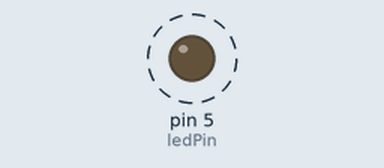
Simulated run of this sketch. Board: Arduino Uno, built with avr-gcc and run on an emulated ATmega328P. Shown: output pins drawn as LEDs (lit = HIGH). Dashed ring = blinking.

Above: at 42.2 s.
Timing chart, 0 to 42.5 s (numbered marks = the images above):
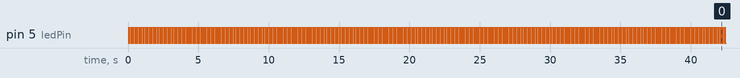

The sketch:

TimerInterruptExample-12MHz.ino
```cpp
const int ledPin = 5;
int timer1_counter;
void setup()
{
  pinMode(ledPin, OUTPUT);

  // initialize timer1
  noInterrupts();           // disable all interrupts
  TCCR1A = 0;
  TCCR1B = 0;

  int hertz = 16;

  // Set timer1_counter to the correct value for our interrupt interval
  //timer1_counter = 42099;   // preload timer = 65536 - (12000000 (12MHz) / 256 / 2 (2Hz)) = 65536 - (23437.5) = 42099
  //int counter = 65536 - (12000000 / 256 / hertz);

  timer1_counter = 65536 - (12000000 / 256 / hertz);

  TCNT1 = timer1_counter;   // preload timer
  TCCR1B |= (1 << CS12);    // 256 prescaler
  TIMSK1 |= (1 << TOIE1);   // enable timer overflow interrupt
  interrupts();             // enable all interrupts
}

ISR(TIMER1_OVF_vect)        // interrupt service routine
{
  TCNT1 = timer1_counter;   // preload timer
  digitalWrite(ledPin, digitalRead(ledPin) ^ 1);
}

void loop()
{
  // your program here...
}
```

Measured:
- by itself, pin 5 (ledPin): alternates HIGH for 0.05 s and LOW for 0.05 s
